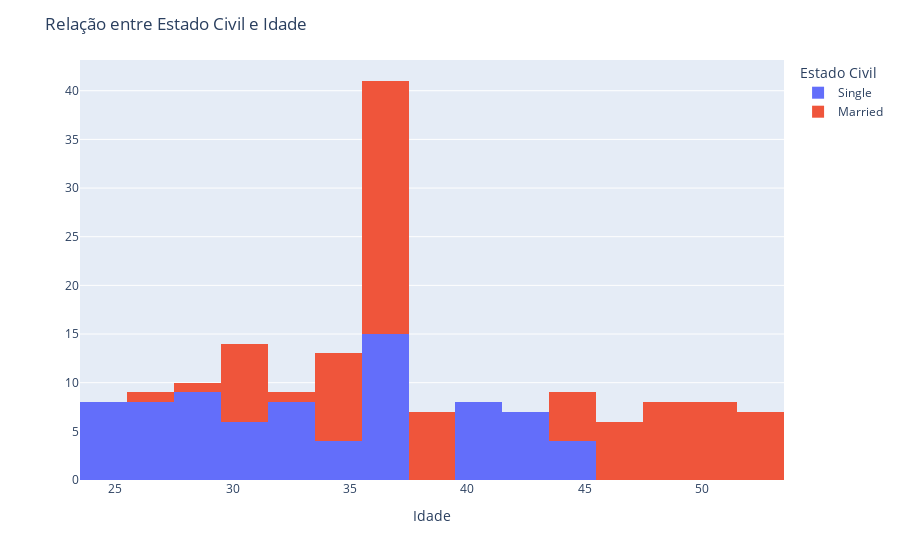

Notebook code cell kept with this figure:
### Markdown cell above
**D) Realize a análise Bivariada.
Tente responder as seguintes perguntas com gráficos seguidos de insights:**



*   Existe relação entre a idade e o status civil?
*   Qual a relação entre o score de crédito e o nível de escolaridade?
*  O salário parece influenciar na idade?
* O salário parece influenciar no Score de Crédito?
* Clientes com casa própria tendem a ter um score mais alto?

### Code cell
fig = px.histogram(df, x='Age', color='Marital Status', barmode='stack')

fig.update_layout(title='Relação entre Estado Civil e Idade',
                  xaxis_title= 'Idade',
                  yaxis_title= '',
                  legend_title= 'Estado Civil')
fig.show()

### Figure 1 — Plotly figure (JSON) as saved in the notebook; plotly's stock layout.template omitted (floating-point values rounded to 4 significant figures)
{"data": [{"bingroup": "x", "hovertemplate": "Marital Status=Single<br>Age=%{x}<br>count=%{y}<extra></extra>", "legendgroup": "Single", "marker": {"color": "#636efa", "pattern": {"shape": ""}}, "name": "Single", "orientation": "v", "showlegend": true, "type": "histogram", "x": [25.0, 40.0, 26.0, 31.0, 36.0, 36.0, 36.0, 36.0, 36.0, 36.0, 43.0, 29.0, 34.0, 44.0, 25.0, 40.0, 26.0, 31.0, 41.0, 27.0, 32.0, 42.0, 28.0, 33.0, 43.0, 29.0, 34.0, 44.0, 25.0, 25.0, 40.0, 26.0, 31.0, 41.0, 27.0, 32.0, 42.0, 28.0, 33.0, 36.0, 36.0, 36.0, 36.0, 36.0, 25.0, 40.0, 26.0, 31.0, 41.0, 27.0, 32.0, 42.0, 28.0, 33.0, 43.0, 29.0, 34.0, 44.0, 25.0, 25.0, 28.0, 31.0, 32.0, 25.0, 40.0, 26.0, 31.0, 36.0, 36.0, 36.0, 36.0, 28.0, 33.0, 43.0, 29.0, 34.0, 44.0], "xaxis": "x", "yaxis": "y"}, {"bingroup": "x", "hovertemplate": "Marital Status=Married<br>Age=%{x}<br>count=%{y}<extra></extra>", "legendgroup": "Married", "marker": {"color": "#EF553B", "pattern": {"shape": ""}}, "name": "Married", "orientation": "v", "showlegend": true, "type": "histogram", "x": [30.0, 35.0, 45.0, 50.0, 36.0, 36.0, 36.0, 36.0, 36.0, 36.0, 36.0, 48.0, 53.0, 39.0, 49.0, 30.0, 35.0, 45.0, 50.0, 36.0, 46.0, 51.0, 37.0, 47.0, 52.0, 38.0, 48.0, 53.0, 39.0, 49.0, 30.0, 35.0, 30.0, 35.0, 45.0, 50.0, 36.0, 46.0, 51.0, 37.0, 47.0, 52.0, 36.0, 36.0, 36.0, 36.0, 36.0, 36.0, 36.0, 30.0, 35.0, 45.0, 50.0, 36.0, 46.0, 51.0, 37.0, 47.0, 52.0, 38.0, 48.0, 53.0, 39.0, 49.0, 30.0, 35.0, 30.0, 35.0, 33.0, 26.0, 29.0, 34.0, 30.0, 35.0, 45.0, 50.0, 36.0, 36.0, 36.0, 36.0, 36.0, 36.0, 38.0, 48.0, 53.0, 39.0, 49.0], "xaxis": "x", "yaxis": "y"}], "layout": {"barmode": "stack", "legend": {"title": {"text": "Estado Civil"}, "tracegroupgap": 0}, "margin": {"t": 60}, "title": {"text": "Relação entre Estado Civil e Idade"}, "xaxis": {"anchor": "y", "domain": [0, 1], "title": {"text": "Idade"}}, "yaxis": {"anchor": "x", "domain": [0, 1], "title": {"text": ""}}}}
